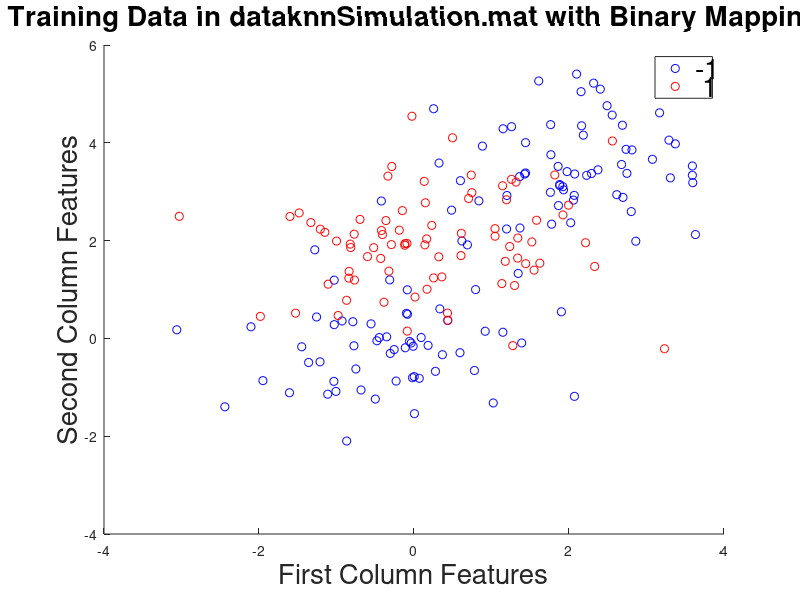

Recreate this plot in MATLAB. (Note: this script raises an error after producing the figure.)
% Example for adaboost.m
%
% Type "edit adaboost.m" to see the code


%% Load KNN Simulation Data
clear;
clc;

load('data_knnSimulation.mat');

% Determine number of examples
num_examples = length(ytrain);

% Update labels to -1 for original class 1 and 2 and 
% +1 for original class 3
ybinary = zeros(num_examples, 1);
ybinary(ytrain == 1) = -1;
ybinary(ytrain == 2) = -1;
ybinary(ytrain == 3) = 1;

% Show the data
fig1 = figure(1);
clf(fig1);
gscatter(Xtrain(:,1),Xtrain(:,2),ybinary, 'br');
title('Training Data in dataknnSimulation.mat with Binary Mapping');
xlabel('First Column Features');
ylabel('Second Column Features');
set(findall(gcf,'type','text'),'FontSize',20);
saveas(fig1, 'Plot_KNN_TrainData','epsc');

 % Use Adaboost to make a classifier
 [model, ada_predict] = train_adaboost(Xtrain,ybinary,50);
 
 %model = test_adaboost(Xtrain, model);

 fig2 = figure(2);
clf(fig2);
gscatter(Xtrain(:,1),Xtrain(:,2),ada_predict, 'br');
title('AdaBoost on Training Data in dataknnSimulation.mat with Binary Mapping');
xlabel('First Column Features');
ylabel('Second Column Features');
set(findall(gcf,'type','text'),'FontSize',20);
saveas(fig2, 'Plot_KNN_TrainData_AdaPredict','epsc');
 
 
 % Training results
 % Show results
  blue = Xtrain(classestimate==-1,:); 
  red = Xtrain(classestimate==1,:);
  I=zeros(161,161);
  for i=1:length(model)
      if(model(i).feature==1)
          if(model(i).direction==1), rec=[-80 -80 80+model(i).threshold 160];
          else rec=[model(i).threshold -80 80-model(i).threshold 160 ];
          end
      else
          if(model(i).feature==1), rec=[-80 -80 160 80+model(i).threshold];
          else rec=[-80 model(i).threshold 160 80-model(i).threshold];
          end
      end
      rec=round(rec);
      y=rec(1)+81:rec(1)+81+rec(3); x=rec(2)+81:rec(2)+81+rec(4);
      I=I-model(i).alpha; I(x,y)=I(x,y)+2*model(i).alpha;    
  end
 subplot(2,2,2), imshow(I,[]); colorbar; axis xy;
 colormap('jet'), hold on
 plot(blue(:,1)+81,blue(:,2)+81,'bo');
 plot(red(:,1)+81,red(:,2)+81,'ro');
 title('Training Data classified with adaboost model');

 % Show the error verus number of weak classifiers
 fig3 = figure(3)
 error=zeros(1,length(model)); 
 for i=1:length(model) 
     error(i)=model(i).error; 
 end 
 plot(error); 
 hold on;
  poserror=zeros(1,length(model)); 
 for i=1:length(model) 
     poserror(i)=model(i).poserror; 
 end
 plot(poserror)
 negerror=zeros(1,length(model));
 for i=1:length(model) 
     negerror(i)=model(i).negerror; 
 end 
 plot(negerror)
 legend('Total Error', 'Positive Error', 'Negative Error');
 title('Classification error versus number of weak classifiers');

 % Make some test data
  angle=rand(200,1)*2*pi; l=rand(200,1)*70; testdata=[sin(angle).*l cos(angle).*l];

 % Classify the testdata with the trained model
  testclass = test_adaboost(testdata, model);

 % Show result
  blue=testdata(testclass==-1,:); 
  red=testdata(testclass==1,:);

 % Show the data
  subplot(2,2,4), hold on
  plot(blue(:,1),blue(:,2),'b*');
  plot(red(:,1),red(:,2),'r*');
  axis equal;
  title('Test Data classified with adaboost model');
